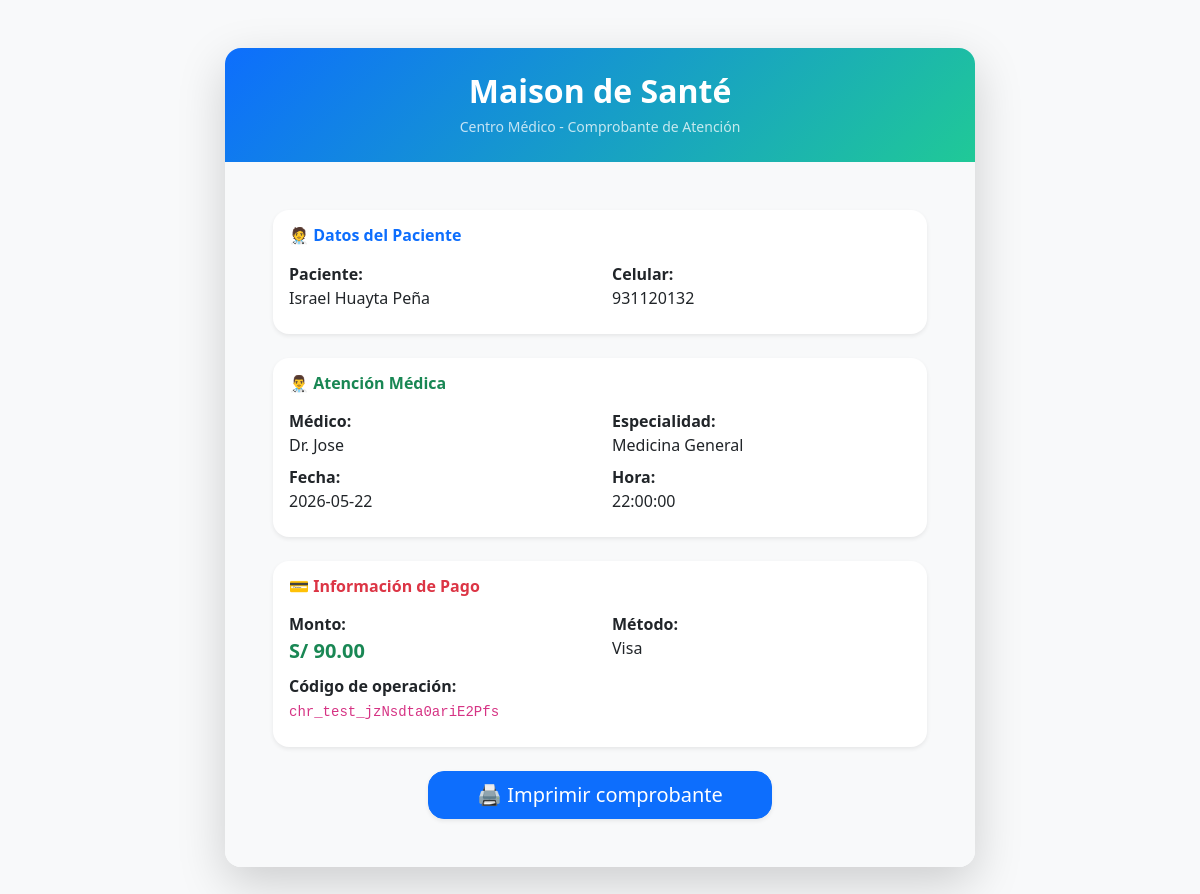
The app's page /Vistas/comprobante.php?id=12, older data.
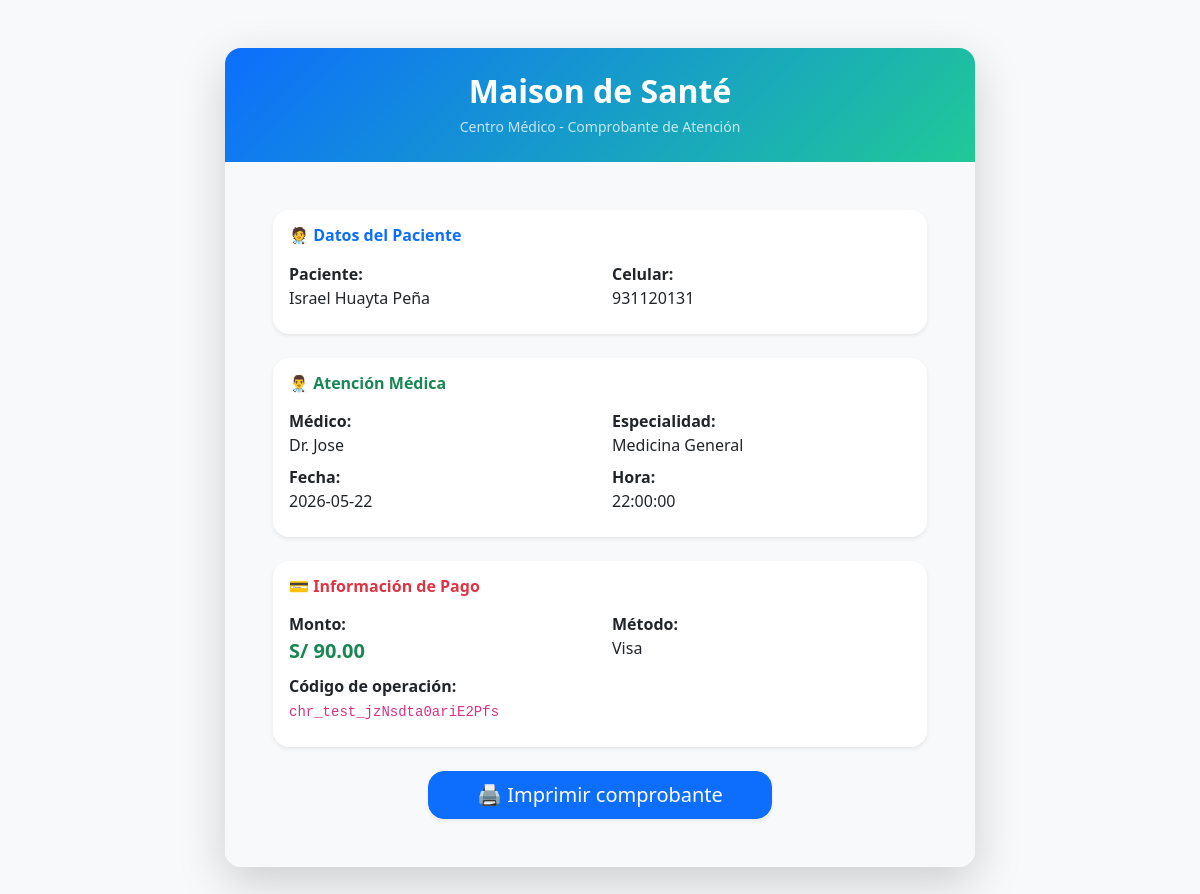
The same page, newer data.
### tables this page shows
CREATE TABLE `pagos` (
  `id` int(11) NOT NULL,
  `id_cita` int(11) NOT NULL,
  `monto` decimal(10,2) DEFAULT NULL,
  `estado` varchar(30) DEFAULT NULL,
  `metodo_pago` varchar(50) DEFAULT NULL,
  `culqi_charge_id` varchar(100) DEFAULT NULL,
  `fecha_pago` datetime DEFAULT current_timestamp()
);

CREATE TABLE `pacientes` (
  `id_paciente` int(11) NOT NULL,
  `id_usuario` int(11) NOT NULL,
  `nombres` varchar(30) NOT NULL,
  `apellidos` varchar(30) NOT NULL,
  `dni` int(8) NOT NULL,
  `fecha_nacimiento` date NOT NULL,
  `celular` int(9) NOT NULL,
  `direccion` varchar(50) NOT NULL
);

CREATE TABLE `medicos` (
  `id` int(11) NOT NULL,
  `id_usuario` int(11) DEFAULT NULL,
  `nombre` varchar(100) NOT NULL,
  `id_especialidad` int(11) DEFAULT NULL,
  `telefono` varchar(20) NOT NULL,
  `estado` varchar(20) DEFAULT 'Activo'
);

CREATE TABLE `especialidades` (
  `id` int(11) NOT NULL,
  `nombre` varchar(50) NOT NULL,
  `estado` varchar(20) DEFAULT 'Activo',
  `precio_consulta` decimal(10,2) DEFAULT NULL
);

CREATE TABLE `citas` (
  `id` int(11) NOT NULL,
  `id_paciente` int(11) NOT NULL,
  `fecha` date NOT NULL,
  `hora` time NOT NULL,
  `id_medico` int(11) DEFAULT NULL,
  `estado` varchar(20) DEFAULT 'Pendiente',
  `monto` decimal(10,2) DEFAULT NULL,
  `estado_pago` varchar(20) DEFAULT 'Pendiente'
);

### Vistas/comprobante.php (the view, shortened to what this page needs)
<?php
include '../ConexionDB/conexion.php';
$id = $_GET['id'];
$sql1 = "SELECT id
         FROM pagos
         WHERE id_cita = $id";
$resultado1 = mysqli_query($conexion, $sql1);
$row1 = mysqli_fetch_assoc($resultado1);
$id_pago = $row1['id'];
$sql = "
SELECT
    p.*,
    e.nombre AS especialidad,
    c.fecha,
    c.hora,
    CONCAT(pa.nombres, ' ',pa.apellidos) AS nombre_paciente,
    pa.celular AS celular,
    m.nombre AS nombre_medico
FROM pagos p
INNER JOIN citas c
ON p.id_cita = c.id
INNER JOIN pacientes pa
ON c.id_paciente = pa.id_paciente
INNER JOIN medicos m
ON c.id_medico = m.id
INNER JOIN especialidades e
ON m.id_especialidad = e.id
WHERE p.id = '$id_pago'
";
$r = $conexion->query($sql);
$f = $r->fetch_assoc();
?>
<!DOCTYPE html>
<html lang="es">
<head>
    <link href="https://cdn.jsdelivr.net/npm/bootstrap@5.3.7/dist/css/bootstrap.min.css" rel="stylesheet">
</head>
<body class="bg-light">
    <div class="container py-5">
        <div class="card shadow-lg border-0 mx-auto rounded-4"
            style="max-width:750px; overflow:hidden;">
            <div class="p-4 text-white text-center"
                style="background: linear-gradient(135deg, #0d6efd, #20c997);">
                <h2 class="fw-bold mb-1">
                    Maison de Santé
                </h2>
                <small class="opacity-75">
                    Centro Médico - Comprobante de Atención
                </small>
            </div>
            <div class="card-body p-5 bg-light">
                <div class="mb-4 p-3 bg-white rounded-4 shadow-sm">
                    <h6 class="text-primary fw-bold mb-3">
                        🧑‍⚕️ Datos del Paciente
                    </h6>
                    <div class="row">
                        <div class="col-md-6 mb-2">
                            <strong>Paciente:</strong><br>
                            <?php echo $f['nombre_paciente']; ?>
                        </div>
                        <div class="col-md-6 mb-2">
                            <strong>Celular:</strong><br>
                            <?php echo $f['celular']; ?>
                        </div>
                    </div>
                </div>
                <div class="mb-4 p-3 bg-white rounded-4 shadow-sm">
                    <h6 class="text-success fw-bold mb-3">
                        👨‍⚕️ Atención Médica
                    </h6>
                    <div class="row">
                        <div class="col-md-6 mb-2">
                            <strong>Médico:</strong><br>
                            <?php echo "Dr. " . htmlspecialchars($f['nombre_medico']); ?>
                        </div>
                        <div class="col-md-6 mb-2">
                            <strong>Especialidad:</strong><br>
                            <?php echo $f['especialidad']; ?>
                        </div>
                        <div class="col-md-6 mb-2">
                            <strong>Fecha:</strong><br>
                            <?php echo $f['fecha']; ?>
                        </div>
                        <div class="col-md-6 mb-2">
                            <strong>Hora:</strong><br>
                            <?php echo $f['hora']; ?>
                        </div>
                    </div>
                </div>
                <div class="mb-4 p-3 bg-white rounded-4 shadow-sm">
                    <h6 class="text-danger fw-bold mb-3">
                        💳 Información de Pago
                    </h6>
                    <div class="row">
                        <div class="col-md-6 mb-2">
                            <strong>Monto:</strong><br>
                            <span class="fs-5 fw-bold text-success">
                                S/ <?php echo $f['monto']; ?>
                            </span>
                        </div>
                        <div class="col-md-6 mb-2">
                            <strong>Método:</strong><br>
                            <?php echo $f['metodo_pago']; ?>
                        </div>
                        <div class="col-md-12 mb-2">
                            <strong>Código de operación:</strong><br>
                            <code><?php echo $f['culqi_charge_id']; ?></code>
                        </div>
                    </div>
                </div>
                <div class="text-center mt-4">
                    <button onclick="window.print()"
                        class="btn btn-lg btn-primary rounded-4 px-5 shadow-sm">
                        🖨️ Imprimir comprobante
                    </button>
                </div>
            </div>
        </div>
    </div>
</body>
</html>

Row changes from the older to the newer data that the page shows:
changed through a linked row, pagos "Visa": pacientes.celular "931120132" → "931120131"
